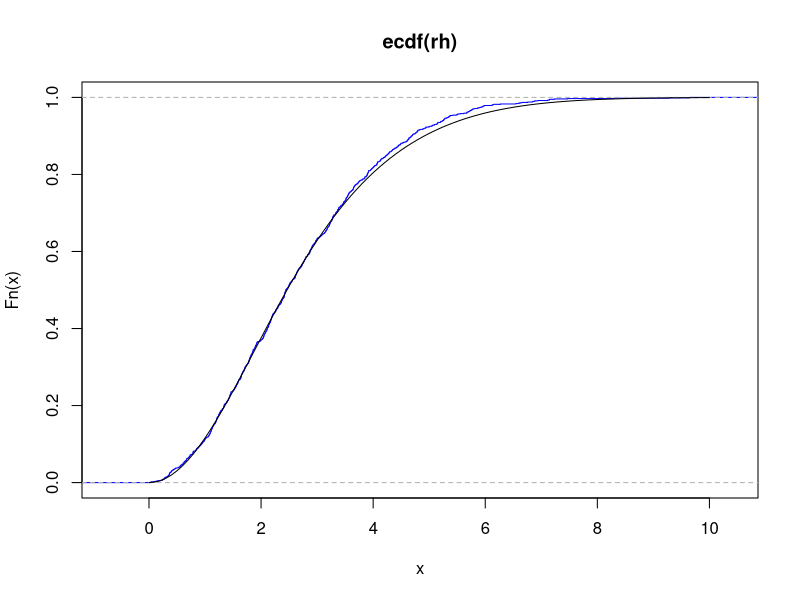

R code for this plot:
## ---- chunk 1
## distribution function
pHoyt <- function(q, qpar, omega) {
    alphaQ <- (sqrt((1 - qpar^4))/(2*qpar)) * sqrt((1 + qpar)/(1 - qpar))
     betaQ <- (sqrt((1 - qpar^4))/(2*qpar)) * sqrt((1 - qpar)/(1 + qpar))

    y <- q / sqrt(omega)
    pchisq((alphaQ*y)^2, df=2, ncp=( betaQ*y)^2) -
    pchisq(( betaQ*y)^2, df=2, ncp=(alphaQ*y)^2)
}
## ---- chunk 2
f <- function(x, p, qpar, omega) {
    pHoyt(x, qpar=qpar, omega=omega) - p
}
## ---- chunk 3
qHoyt <- function(p, qpar, omega) {
    uniroot(f, interval=c(0, omega), extendInt="upX",
            p=p, qpar=qpar, omega=omega)$root
}

qHoyt(p=0.7, qpar=0.5, omega=10)
## ---- chunk 4
U  <- runif(1000)
rh <- sapply(U, function(x) { qHoyt(p=x, qpar=0.5, omega=10) })
## ---- chunk 5
plot(ecdf(rh), col="blue")
curve(pHoyt(x, qpar=0.5, omega=10), from=0, to=10, add=TRUE)
